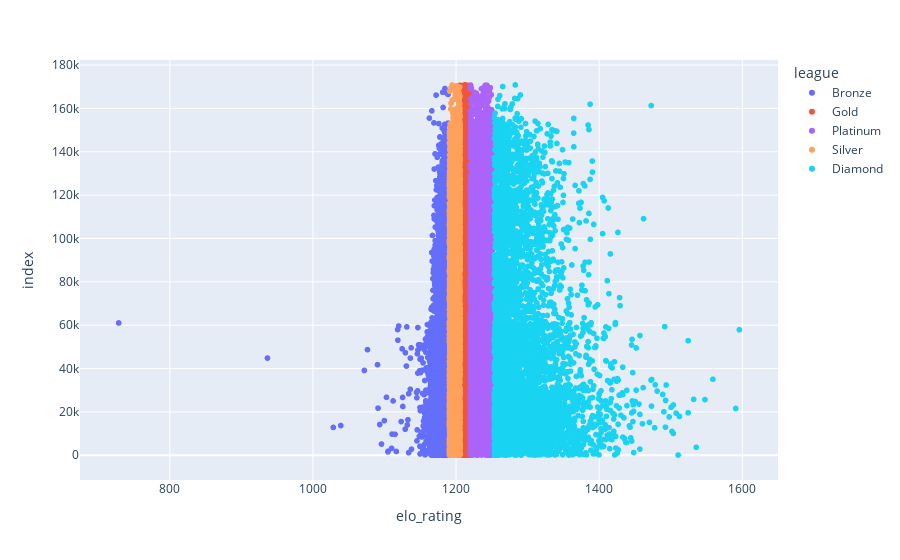

The cell this chart's notebook holds for it:
### Code cell
t= user_df[(user_df['gender'] == 'M')&(user_df['is_stable']==True)]
px.scatter(t, x=t.elo_rating, color=t['league'])

### Figure 1 — Plotly figure (JSON) as saved in the notebook; plotly's stock layout.template omitted (floating-point values rounded to 4 significant figures; data arrays with more than 128 entries replaced by an {"elided": "..."} marker saying what was removed)
{"data": [{"hovertemplate": "league=Bronze<br>elo_rating=%{x}<br>index=%{y}<extra></extra>", "legendgroup": "Bronze", "marker": {"color": "#636efa", "symbol": "circle"}, "mode": "markers", "name": "Bronze", "showlegend": true, "type": "scattergl", "x": {"elided": "16365 float values"}, "xaxis": "x", "y": {"elided": "16365 int values"}, "yaxis": "y"}, {"hovertemplate": "league=Gold<br>elo_rating=%{x}<br>index=%{y}<extra></extra>", "legendgroup": "Gold", "marker": {"color": "#EF553B", "symbol": "circle"}, "mode": "markers", "name": "Gold", "showlegend": true, "type": "scattergl", "x": {"elided": "9969 float values"}, "xaxis": "x", "y": {"elided": "9969 int values"}, "yaxis": "y"}, {"hovertemplate": "league=Platinum<br>elo_rating=%{x}<br>index=%{y}<extra></extra>", "legendgroup": "Platinum", "marker": {"color": "#ab63fa", "symbol": "circle"}, "mode": "markers", "name": "Platinum", "showlegend": true, "type": "scattergl", "x": {"elided": "7855 float values"}, "xaxis": "x", "y": {"elided": "7855 int values"}, "yaxis": "y"}, {"hovertemplate": "league=Silver<br>elo_rating=%{x}<br>index=%{y}<extra></extra>", "legendgroup": "Silver", "marker": {"color": "#FFA15A", "symbol": "circle"}, "mode": "markers", "name": "Silver", "showlegend": true, "type": "scattergl", "x": {"elided": "9736 float values"}, "xaxis": "x", "y": {"elided": "9736 int values"}, "yaxis": "y"}, {"hovertemplate": "league=Diamond<br>elo_rating=%{x}<br>index=%{y}<extra></extra>", "legendgroup": "Diamond", "marker": {"color": "#19d3f3", "symbol": "circle"}, "mode": "markers", "name": "Diamond", "showlegend": true, "type": "scattergl", "x": {"elided": "5364 float values"}, "xaxis": "x", "y": {"elided": "5364 int values"}, "yaxis": "y"}], "layout": {"legend": {"title": {"text": "league"}, "tracegroupgap": 0}, "margin": {"t": 60}, "xaxis": {"anchor": "y", "domain": [0, 1], "title": {"text": "elo_rating"}}, "yaxis": {"anchor": "x", "domain": [0, 1], "title": {"text": "index"}}}}
